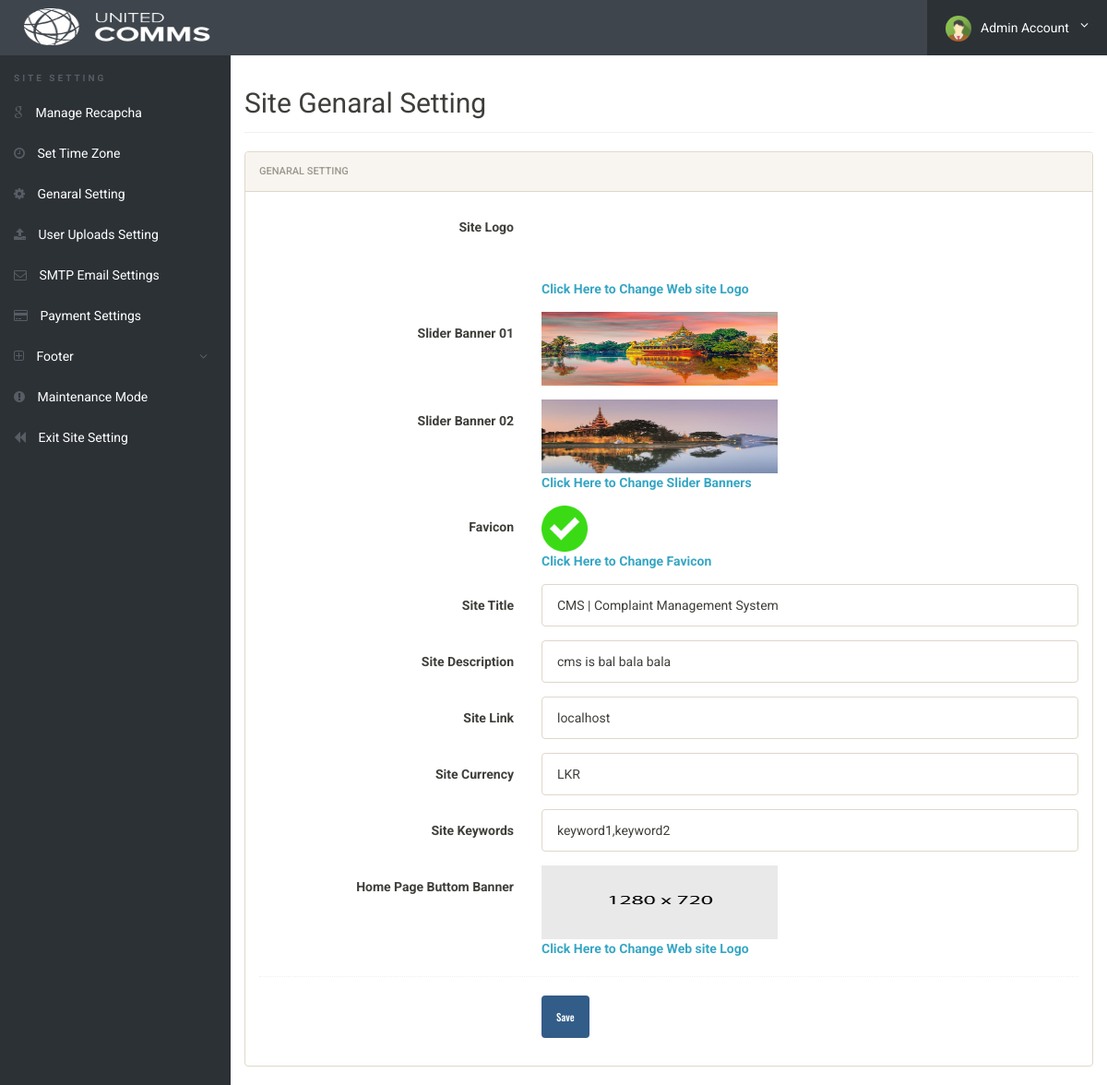
/admin/setting-genaral.php (signed in), run on the app's committed database.
### tables this page shows
CREATE TABLE `genaralsetting` (
  `id` int(11) NOT NULL,
  `setting_name` varchar(250) NOT NULL,
  `setting_description` varchar(999) NOT NULL
);

### admin/setting-genaral.php (the view, shortened to what this page needs)
<?php
include('../config/config.php');
if(strlen($_SESSION['alogin'])==0)
	{
header('location:index.php');
}
else{
?>
<!doctype html>
<html lang="en" class="no-js">
<head>
	<link rel="stylesheet" href="css/font-awesome.min.css">
	<link rel="stylesheet" href="css/bootstrap.min.css">
	<link rel="stylesheet" href="css/dataTables.bootstrap.min.css">
	<link rel="stylesheet" href="css/bootstrap-social.css">
	<link rel="stylesheet" href="css/bootstrap-select.css">
	<link rel="stylesheet" href="css/fileinput.min.css">
	<link rel="stylesheet" href="css/awesome-bootstrap-checkbox.css">
	<link rel="stylesheet" href="css/style.css">
</head>
<body>
	<?php include('includes/header.php');?>
	<div class="ts-main-content">
	<?php include('includes/leftbar-site-settings.php');?>
		<div class="content-wrapper">
			<div class="container-fluid">
				<div class="row">
					<div class="col-md-12">
						<h2 class="page-title">Site Genaral Setting</h2>
								<div class="panel panel-default">
									<div class="panel-heading">Genaral Setting</div>
									<div class="panel-body">
										<form name="Category" method="post" class="form-horizontal" onSubmit="return valid();">
										 <?php $query=mysqli_query($con,"select setting_description from genaralsetting where id=4");
										 while($row=mysqli_fetch_array($query))
										 {
										 ?>
										<div class="form-group">
												<label class="col-sm-4 control-label">Site Logo</label>
												<div class="col-sm-8">
													<?php $logophoto=$row['setting_description'];
													if($logophoto==""):
													?>
													<img src="../images/logo/logo.png" width="256" height="80" >
													<?php else:?>
														<img src="../images/logo/<?php echo htmlentities($logophoto);?>" width="256" height="80" >
													<?php endif;?><?php } ?><br>
													<strong><a href="update-logo.php">Click Here to Change Web site Logo</a></strong>
												</div>
											</div>
											<?php $query=mysqli_query($con,"select setting_description from genaralsetting where id=5");
										 while($row=mysqli_fetch_array($query))
										 {
										 ?>
										<div class="form-group">
												<label class="col-sm-4 control-label">Slider Banner 01</label>
												<div class="col-sm-8">
													<?php $banner=$row['setting_description'];
													if($banner==""):
													?>
													<img src="../images/banner/logo.png" width="256" height="80" >
													<?php else:?>
														<img src="../images/banner/<?php echo htmlentities($banner);?>" width="256" height="80" >
													<?php endif;?><?php } ?><br>
												</div>
											</div>
											<?php $query=mysqli_query($con,"select setting_description from genaralsetting where id=6");
										 while($row=mysqli_fetch_array($query))
										 {
										 ?>
										<div class="form-group">
												<label class="col-sm-4 control-label">Slider Banner 02</label>
												<div class="col-sm-8">
													<?php $banner=$row['setting_description'];
													if($banner==""):
													?>
													<img src="../images/banner/logo.png" width="256" height="80" >
													<?php else:?>
														<img src="../images/banner/<?php echo htmlentities($banner);?>" width="256" height="80" >
													<?php endif;?><?php } ?><br>
													<strong><a href="update-slider-banner.php">Click Here to Change Slider Banners</a></strong>
												</div>
											</div>
											<?php $query=mysqli_query($con,"select setting_description from genaralsetting where id=11");
										 while($row=mysqli_fetch_array($query))
										 {
										 ?>
										<div class="form-group">
												<label class="col-sm-4 control-label">Favicon</label>
												<div class="col-sm-8">
													<?php $favicon=$row['setting_description'];
													if($favicon==""):
													?>
													<img src="../images/favicon/favicon.ico" width="50" height="50" >
													<?php else:?>
														<img src="../images/favicon/<?php echo htmlentities($favicon);?>" width="50" height="50" >
													<?php endif;?><?php } ?><br>
													<strong><a href="update-favicon.php">Click Here to Change Favicon</a></strong>
												</div>
											</div>
										<?php $query=mysqli_query($con,"SELECT setting_description FROM genaralsetting where id=1");
					                     while($row=mysqli_fetch_array($query))
					                     {
					                     ?>
											<div class="form-group">
												<label class="col-sm-4 control-label">Site Title</label>
												<div class="col-sm-8">
													<input type="text" placeholder="Enter Site Title" value="<?php echo htmlentities($row['setting_description']);?>" name="title" class="form-control" required><?php } ?>
												</div>
											</div>
											<?php $query=mysqli_query($con,"SELECT setting_description FROM genaralsetting where id=9");
					                     while($row=mysqli_fetch_array($query))
					                     {
					                     ?>
											<div class="form-group">
												<label class="col-sm-4 control-label">Site Description</label>
												<div class="col-sm-8">
													<input type="text" placeholder="Enter Site Description" value="<?php echo htmlentities($row['setting_description']);?>" name="description" class="form-control" required><?php } ?>
												</div>
											</div>
											<?php $query=mysqli_query($con,"SELECT setting_description FROM genaralsetting where id=2");
					                     while($row=mysqli_fetch_array($query))
					                     {
					                     ?>
											<div class="form-group">
												<label class="col-sm-4 control-label">Site Link</label>
												<div class="col-sm-8">
													<input type="text" placeholder="http://yourwebsite.com" value="<?php echo htmlentities($row['setting_description']);?>" name="link" class="form-control" required>
												</div><?php } ?>
											</div>
											<?php $query=mysqli_query($con,"SELECT setting_description FROM genaralsetting where id=8");
					                     while($row=mysqli_fetch_array($query))
					                     {
					                     ?>
											<div class="form-group">
												<label class="col-sm-4 control-label">Site Currency</label>
												<div class="col-sm-8">
													<input type="text" placeholder="Enter Site Currency" value="<?php echo htmlentities($row['setting_description']);?>" name="currency" class="form-control" required><?php } ?>
												</div>
											</div>
											<?php $query=mysqli_query($con,"SELECT setting_description FROM genaralsetting where id=10");
					                     while($row=mysqli_fetch_array($query))
					                     {
					                     ?>
											<div class="form-group">
												<label class="col-sm-4 control-label">Site Keywords</label>
												<div class="col-sm-8">
													<input type="text" placeholder="Enter Site Keywords" value="<?php echo htmlentities($row['setting_description']);?>" name="keywords" class="form-control" required><?php } ?>
												</div>
											</div>
											<?php $query=mysqli_query($con,"select setting_description from genaralsetting where id=7");
										 while($row=mysqli_fetch_array($query))
										 {
										 ?>
										<div class="form-group">
												<label class="col-sm-4 control-label">Home Page Buttom Banner</label>
												<div class="col-sm-8">
													<?php $btmbanner=$row['setting_description'];
													if($btmbanner==""):
													?>
													<a href="update-home-buttom-banner.php"><img src="../images/buttom/noimage.jpg" width="256" height="80" ></a>
													<?php else:?>
														<a href="update-home-buttom-banner.php"><img src="../images/buttom/<?php echo htmlentities($btmbanner);?>" width="256" height="80" ></a>
													<?php endif;?><?php } ?><br>
													<strong><a href="update-home-buttom-banner.php">Click Here to Change Web site Logo</a></strong>
												</div>
											</div>
											<div class="hr-dashed"></div>
											<div class="form-group">
												<div class="col-sm-8 col-sm-offset-4">
													<button class="btn btn-primary" name="submit" type="submit">Save</button>
												</div>
											</div>
										</form>
			</div>
		</div>
	</div>
</body>
</html>
<?php } ?>

### admin/includes/header.php (shortened to what this page needs)
<div class="brand clearfix">
	<?php $query=mysqli_query($con,"select setting_description from genaralsetting where id=4");
                while($row=mysqli_fetch_array($query))
                {
                ?>
                <?php $logophoto=$row['setting_description'];
                if($logophoto==""):
                ?>
                <a href="dashboard.php">&nbsp;&nbsp;&nbsp;&nbsp;&nbsp;<img src="../images/logo/logo.png" alt="" class="header" /></a>
                <?php else:?>
                <a href="dashboard.php">&nbsp;&nbsp;&nbsp;&nbsp;&nbsp;<img src="../images/logo/<?php echo htmlentities($logophoto);?>" alt="" class="header"/></a>&nbsp;
                <?php endif;?><?php } ?>
		<ul class="ts-profile-nav">
			<li class="ts-account">
				<a href="#"><img src="img/ts-avatar.jpg" class="ts-avatar hidden-side" alt="">Admin Account <i class="fa fa-angle-down hidden-side"></i></a>
			</li>
		</ul>
	</div>

### admin/css/style.css (style rules this page uses)
html { font-size: 14px; }
@media only screen and (min-width: 480px) { html { font-size: 17px; } }
@media only screen and (min-width: 768px) { html { font-size: 14px; } }
@media only screen and (min-width: 600px) { img.header { padding: 6px; width: 100px; height: 58px; } }
@media only screen and (min-width: 768px) { img.header { padding: 6px; width: 100px; height: 58px; } }
@media only screen and (min-width: 992px) { img.header { padding: 9px; width: 220px; height: 58px; } }
@media only screen and (min-width: 1200px) { img.header { padding: 9px; width: 220px; height: 58px; } }
body { font-size: 1em; }
a { color: #37a6c4; }
.btn { font-family: 'Oswald', sans-serif; }
.hr-dashed { background-color: transparent; border-top: 1px dotted #edf0f5; color: transparent; height: 1px; margin: 20px 0; }
.panel { overflow: hidden; }
ul, li { margin: 0; padding: 0; list-style: none; }
.btn { text-transform: none; }
.page-title { padding-bottom: 15px; margin-bottom: 20px; border-bottom: 1px solid #f0f0f0; }
.brand { background: #3e454c; position: relative; z-index: 3; position: fixed; width: 100%; top: 0; }
.brand .ts-profile-nav { float: right; display: none; }
.brand .ts-profile-nav li { float: left; position: relative; }
.brand .ts-profile-nav li a { display: block; padding: 20px; color: #fff; }
.brand .ts-profile-nav .ts-account .fa-angle-down { float: right; }
.brand .ts-profile-nav .ts-account > a { width: 195px; background: #2c3136; }
.brand .ts-profile-nav .ts-account .ts-avatar { border-radius: 50%; height: 28px; margin: -10px 0; margin-right: 10px; }
@media only screen and (min-width: 992px) { .brand .ts-profile-nav { display: block; } }
.ts-main-content .content-wrapper { padding-top: 15px; margin-top: 60px; }
@media only screen and (min-width: 992px) { .ts-main-content .content-wrapper { margin-left: 250px; } }

### data on the page
genaralsetting: setting_description (picture)
genaralsetting: setting_description (picture)
genaralsetting: setting_description (picture)
genaralsetting: setting_description (picture)
genaralsetting: title "CMS | Complaint Management System"
genaralsetting: description "cms is bal bala bala"
genaralsetting: link "localhost"
genaralsetting: currency "LKR"
genaralsetting: keywords "keyword1,keyword2"
genaralsetting: setting_description (picture)
